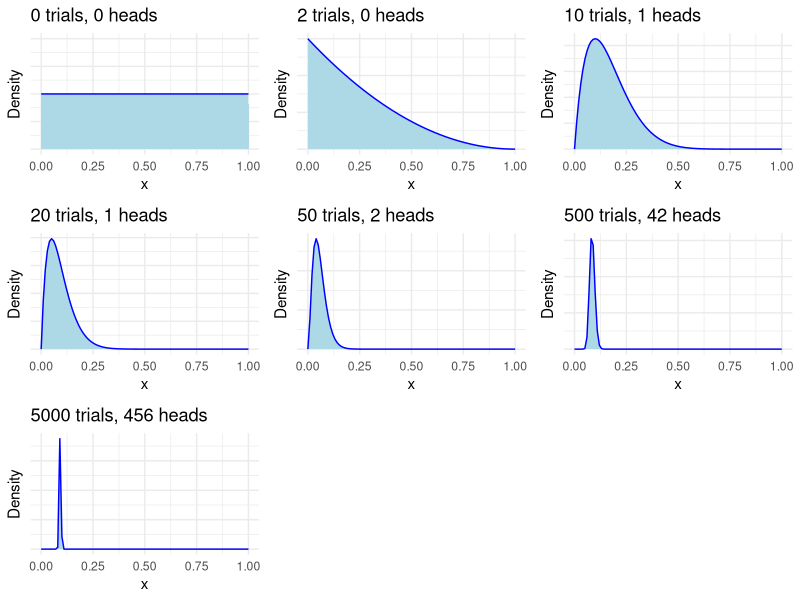

This chart was generated by the following R code:
#' Bayesian coin flipping



library(ggplot2)




number_of_trials = c(0, 2, 10, 20, 50, 500,5000)

prob = runif(1)
data = purrr::rbernoulli(p = prob, n = tail(number_of_trials, 1))

x = seq(from = 0,to = 1, length.out = 101)


results <- purrr::map(number_of_trials, function(n){
  
  ## number of heads
  heads = ifelse(n > 0, sum(data[1:n]), 0)
  
  # posterior distribution  
  y = dbeta(x = x,
            shape1 = 1 + heads,
            shape2 = 1 + n - heads)
  
  ## plot output
  plot <- ggplot2::ggplot(data = data.frame(x = x, y = y)) +
    ggplot2::geom_area(ggplot2::aes(x,y), fill = "light blue") +
    ggplot2::geom_line(ggplot2::aes(x,y), color = "blue") +
    ggplot2::theme_minimal() +
    ggplot2::ggtitle(label = glue::glue("{n} trials, {heads} heads")) +
    scale_y_continuous(labels = NULL,
                       name = "Density",
                       limits = c(0, max(2, max(y))))
  
  
  return(plot)
})


print(prob)
cowplot::plot_grid(plotlist = results)
